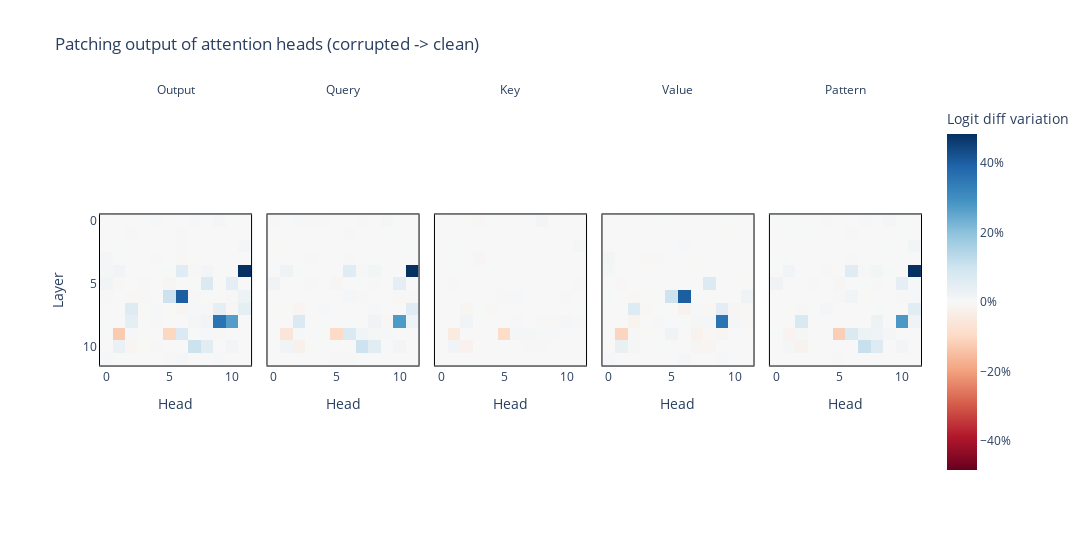

Notebook cell for this chart:
### Code cell
assert results.keys() == {"z", "q", "k", "v", "pattern"}
#assert all([r.shape == (12, 12) for r in results.values()])

imshow_p(
    torch.stack(tuple(results.values())) * 100,
    facet_col=0,
    facet_labels=["Output", "Query", "Key", "Value", "Pattern"],
    title="Patching output of attention heads (corrupted -> clean)",
    labels={"x": "Head", "y": "Layer", "color": "Logit diff variation"},
    coloraxis=dict(colorbar_ticksuffix = "%"),
    border=True,
    width=1500,
    margin={"r": 100, "l": 100}
)

### Figure 1 — Plotly figure (JSON) as saved in the notebook; plotly's stock layout.template omitted (floating-point values rounded to 4 significant figures; data arrays with more than 128 entries replaced by an {"elided": "..."} marker saying what was removed)
{"data": [{"coloraxis": "coloraxis", "hovertemplate": "Head: %{x}<br>Layer: %{y}<br>Logit diff variation: %{z}<extra></extra>", "name": "0", "type": "heatmap", "xaxis": "x", "yaxis": "y", "z": {"elided": "12x12 float values"}}, {"coloraxis": "coloraxis", "hovertemplate": "Head: %{x}<br>Layer: %{y}<br>Logit diff variation: %{z}<extra></extra>", "name": "1", "type": "heatmap", "xaxis": "x2", "yaxis": "y2", "z": {"elided": "12x12 float values"}}, {"coloraxis": "coloraxis", "hovertemplate": "Head: %{x}<br>Layer: %{y}<br>Logit diff variation: %{z}<extra></extra>", "name": "2", "type": "heatmap", "xaxis": "x3", "yaxis": "y3", "z": {"elided": "12x12 float values"}}, {"coloraxis": "coloraxis", "hovertemplate": "Head: %{x}<br>Layer: %{y}<br>Logit diff variation: %{z}<extra></extra>", "name": "3", "type": "heatmap", "xaxis": "x4", "yaxis": "y4", "z": {"elided": "12x12 float values"}}, {"coloraxis": "coloraxis", "hovertemplate": "Head: %{x}<br>Layer: %{y}<br>Logit diff variation: %{z}<extra></extra>", "name": "4", "type": "heatmap", "xaxis": "x5", "yaxis": "y5", "z": {"elided": "12x12 float values"}}], "layout": {"annotations": [{"font": {}, "showarrow": false, "text": "Output", "x": 0.092, "xanchor": "center", "xref": "paper", "y": 1, "yanchor": "bottom", "yref": "paper"}, {"font": {}, "showarrow": false, "text": "Query", "x": 0.296, "xanchor": "center", "xref": "paper", "y": 1, "yanchor": "bottom", "yref": "paper"}, {"font": {}, "showarrow": false, "text": "Key", "x": 0.5, "xanchor": "center", "xref": "paper", "y": 1, "yanchor": "bottom", "yref": "paper"}, {"font": {}, "showarrow": false, "text": "Value", "x": 0.704, "xanchor": "center", "xref": "paper", "y": 1, "yanchor": "bottom", "yref": "paper"}, {"font": {}, "showarrow": false, "text": "Pattern", "x": 0.908, "xanchor": "center", "xref": "paper", "y": 1, "yanchor": "bottom", "yref": "paper"}], "coloraxis": {"cmid": 0, "colorbar": {"ticksuffix": "%", "title": {"text": "Logit diff variation"}}, "colorscale": [[0, "rgb(103,0,31)"], [0.1, "rgb(178,24,43)"], [0.2, "rgb(214,96,77)"], [0.3, "rgb(244,165,130)"], [0.4, "rgb(253,219,199)"], [0.5, "rgb(247,247,247)"], [0.6, "rgb(209,229,240)"], [0.7, "rgb(146,197,222)"], [0.8, "rgb(67,147,195)"], [0.9, "rgb(33,102,172)"], [1, "rgb(5,48,97)"]]}, "margin": {"l": 100, "r": 100}, "title": {"text": "Patching output of attention heads (corrupted -> clean)"}, "width": 1500, "xaxis": {"anchor": "y", "constrain": "domain", "domain": [0, 0.184], "linecolor": "black", "linewidth": 1, "mirror": true, "scaleanchor": "y", "showline": true, "title": {"text": "Head"}}, "xaxis2": {"anchor": "y2", "domain": [0.204, 0.388], "linecolor": "black", "linewidth": 1, "matches": "x", "mirror": true, "showline": true, "title": {"text": "Head"}}, "xaxis3": {"anchor": "y3", "domain": [0.408, 0.592], "linecolor": "black", "linewidth": 1, "matches": "x", "mirror": true, "showline": true, "title": {"text": "Head"}}, "xaxis4": {"anchor": "y4", "domain": [0.612, 0.796], "linecolor": "black", "linewidth": 1, "matches": "x", "mirror": true, "showline": true, "title": {"text": "Head"}}, "xaxis5": {"anchor": "y5", "domain": [0.816, 1], "linecolor": "black", "linewidth": 1, "matches": "x", "mirror": true, "showline": true, "title": {"text": "Head"}}, "yaxis": {"anchor": "x", "autorange": "reversed", "constrain": "domain", "domain": [0, 1], "linecolor": "black", "linewidth": 1, "mirror": true, "showline": true, "title": {"text": "Layer"}}, "yaxis2": {"anchor": "x2", "domain": [0, 1], "linecolor": "black", "linewidth": 1, "matches": "y", "mirror": true, "showline": true, "showticklabels": false}, "yaxis3": {"anchor": "x3", "domain": [0, 1], "linecolor": "black", "linewidth": 1, "matches": "y", "mirror": true, "showline": true, "showticklabels": false}, "yaxis4": {"anchor": "x4", "domain": [0, 1], "linecolor": "black", "linewidth": 1, "matches": "y", "mirror": true, "showline": true, "showticklabels": false}, "yaxis5": {"anchor": "x5", "domain": [0, 1], "linecolor": "black", "linewidth": 1, "matches": "y", "mirror": true, "showline": true, "showticklabels": false}}}
